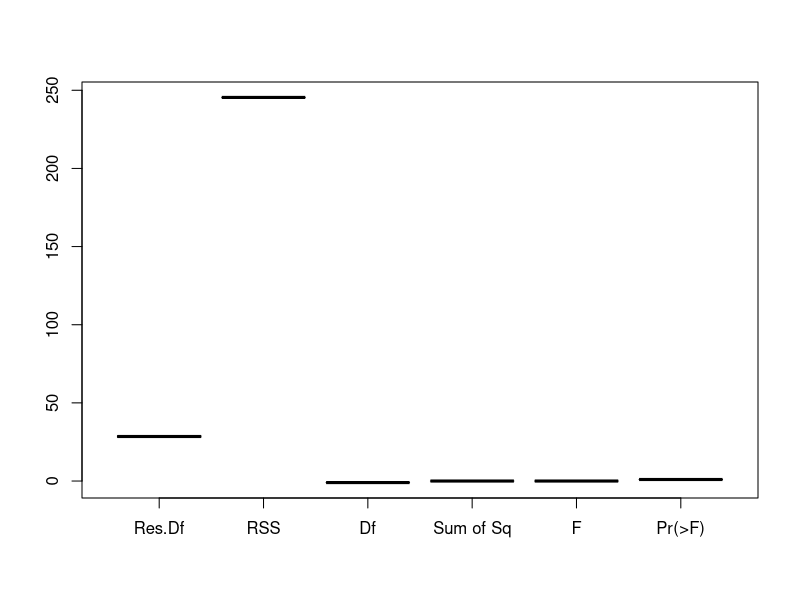

Write R code to recreate this figure.
input <- mtcars[,c("am","mpg","hp")]
print(head(input))
result1 <- aov(mpg~hp*am,data=input)
print(summary(result1))
result2 <- aov(mpg~hp+am,data=input)
print(summary(result2))
print(anova(result1,result2))
boxplot(anova(result1,result2))